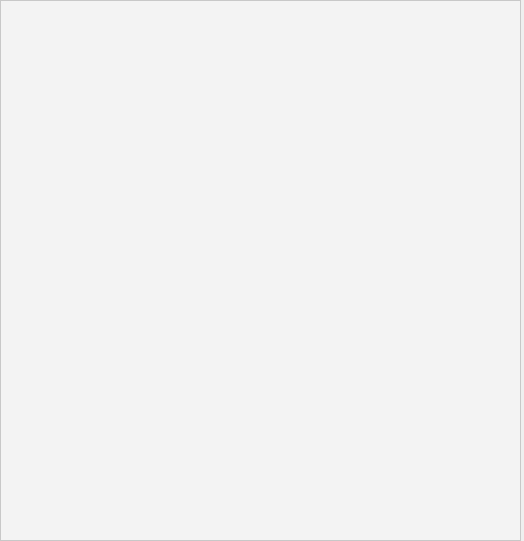
<?xml version="1.0" encoding="UTF-8"?>
<ui version="4.0">
 <class>Form</class>
 <widget class="QWidget" name="Form">
  <property name="geometry">
   <rect>
    <x>0</x>
    <y>0</y>
    <width>524</width>
    <height>541</height>
   </rect>
  </property>
  <property name="minimumSize">
   <size>
    <width>524</width>
    <height>541</height>
   </size>
  </property>
  <property name="maximumSize">
   <size>
    <width>524</width>
    <height>541</height>
   </size>
  </property>
  <property name="windowTitle">
   <string>Form</string>
  </property>
  <property name="styleSheet">
   <string notr="true"/>
  </property>
  <widget class="QFrame" name="frame">
   <property name="geometry">
    <rect>
     <x>0</x>
     <y>0</y>
     <width>521</width>
     <height>541</height>
    </rect>
   </property>
   <property name="frameShape">
    <enum>QFrame::StyledPanel</enum>
   </property>
   <property name="frameShadow">
    <enum>QFrame::Raised</enum>
   </property>
   <widget class="QTableWidget" name="tableWidget">
    <property name="enabled">
     <bool>true</bool>
    </property>
    <property name="geometry">
     <rect>
      <x>0</x>
      <y>0</y>
      <width>521</width>
      <height>541</height>
     </rect>
    </property>
    <property name="palette">
     <palette>
      <active>
       <colorrole role="Button">
        <brush brushstyle="SolidPattern">
         <color alpha="60">
          <red>255</red>
          <green>255</green>
          <blue>255</blue>
         </color>
        </brush>
       </colorrole>
       <colorrole role="Base">
        <brush brushstyle="NoBrush">
         <color alpha="255">
          <red>0</red>
          <green>0</green>
          <blue>0</blue>
         </color>
        </brush>
       </colorrole>
       <colorrole role="Window">
        <brush brushstyle="SolidPattern">
         <color alpha="60">
          <red>255</red>
          <green>255</green>
          <blue>255</blue>
         </color>
        </brush>
       </colorrole>
      </active>
      <inactive>
       <colorrole role="Button">
        <brush brushstyle="SolidPattern">
         <color alpha="60">
          <red>255</red>
          <green>255</green>
          <blue>255</blue>
         </color>
        </brush>
       </colorrole>
       <colorrole role="Base">
        <brush brushstyle="NoBrush">
         <color alpha="255">
          <red>0</red>
          <green>0</green>
          <blue>0</blue>
         </color>
        </brush>
       </colorrole>
       <colorrole role="Window">
        <brush brushstyle="SolidPattern">
         <color alpha="60">
          <red>255</red>
          <green>255</green>
          <blue>255</blue>
         </color>
        </brush>
       </colorrole>
      </inactive>
      <disabled>
       <colorrole role="Button">
        <brush brushstyle="SolidPattern">
         <color alpha="60">
          <red>255</red>
          <green>255</green>
          <blue>255</blue>
         </color>
        </brush>
       </colorrole>
       <colorrole role="Base">
        <brush brushstyle="NoBrush">
         <color alpha="255">
          <red>0</red>
          <green>0</green>
          <blue>0</blue>
         </color>
        </brush>
       </colorrole>
       <colorrole role="Window">
        <brush brushstyle="SolidPattern">
         <color alpha="60">
          <red>255</red>
          <green>255</green>
          <blue>255</blue>
         </color>
        </brush>
       </colorrole>
      </disabled>
     </palette>
    </property>
    <property name="layoutDirection">
     <enum>Qt::LeftToRight</enum>
    </property>
    <property name="autoFillBackground">
     <bool>false</bool>
    </property>
    <property name="styleSheet">
     <string notr="true">background-color: rgb(255, 255, 255, 60);</string>
    </property>
    <property name="inputMethodHints">
     <set>Qt::ImhNone</set>
    </property>
   </widget>
  </widget>
 </widget>
 <resources/>
 <connections/>
</ui>
